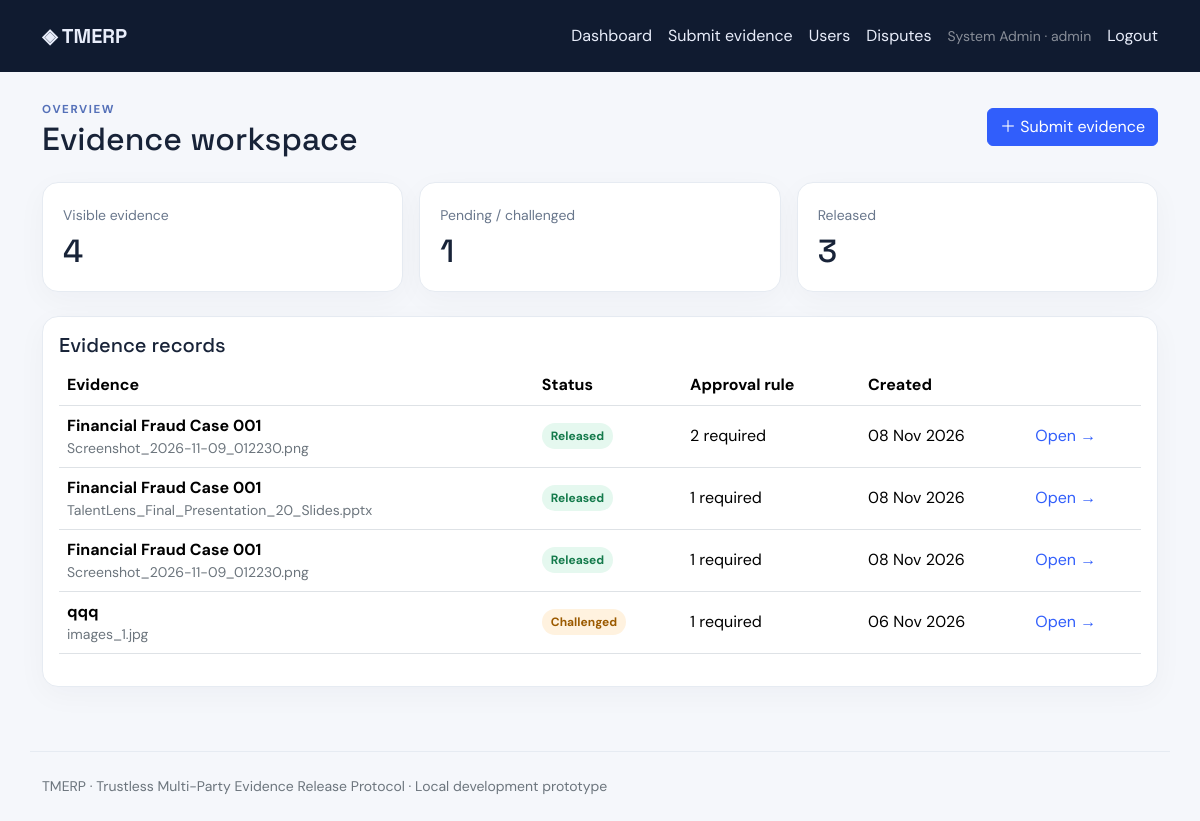
The page /dashboard (signed in) on the database its author committed.
### app.py (models this page shows, shortened)
class User(UserMixin, db.Model):
    id = db.Column(db.Integer, primary_key=True)
    name = db.Column(db.String(100), nullable=False)
    email = db.Column(db.String(160), unique=True, nullable=False)
    password_hash = db.Column(db.String(255), nullable=False)
    role = db.Column(db.String(20), nullable=False, default="submitter")
    active = db.Column(db.Boolean, default=True)

class Evidence(db.Model):
    id = db.Column(db.Integer, primary_key=True)
    storage_id = db.Column(db.String(64), unique=True, nullable=False)
    title = db.Column(db.String(180), nullable=False)
    description = db.Column(db.Text, default="")
    original_filename = db.Column(db.String(255), nullable=False)
    file_size = db.Column(db.Integer, nullable=False)
    submitter_id = db.Column(db.Integer, db.ForeignKey("user.id"), nullable=False)
    threshold = db.Column(db.Integer, nullable=False, default=2)
    reviewer_ids = db.Column(db.Text, nullable=False, default="[]")
    part_hashes_json = db.Column(db.Text, nullable=False)
    merkle_root = db.Column(db.String(64), nullable=False)
    status = db.Column(db.String(30), default="under_review")
    created_at = db.Column(db.DateTime(timezone=True), default=now)
    released_at = db.Column(db.DateTime(timezone=True))

### app.py (the view)
@app.route("/dashboard")
@login_required
def dashboard():
    if current_user.role == "admin":
        items = Evidence.query.order_by(Evidence.created_at.desc()).all()
    else:
        items = Evidence.query.filter(
            (Evidence.submitter_id == current_user.id) |
            (Evidence.reviewer_ids.like(f'%{current_user.id}%'))
        ).order_by(Evidence.created_at.desc()).all()
        items = [x for x in items if can_view(x)]
    pending = sum(1 for x in items if x.status in ("under_review", "challenged"))
    released = sum(1 for x in items if x.status == "released")
    return render_template("dashboard.html", items=items, pending=pending, released=released)

### app.py (called while the page is built)
@login_manager.user_loader
def load_user(user_id): return db.session.get(User, int(user_id))

### templates/dashboard.html
{% extends "base.html" %}{% block content %}<div class="d-flex justify-content-between align-items-center mb-4"><div><span class="eyebrow">OVERVIEW</span><h2 class="mb-0">Evidence workspace</h2></div><a class="btn btn-primary" href="{{ url_for('new_evidence') }}">＋ Submit evidence</a></div><div class="row g-3 mb-4"><div class="col-md-4"><div class="stat"><small>Visible evidence</small><h2>{{ items|length }}</h2></div></div><div class="col-md-4"><div class="stat"><small>Pending / challenged</small><h2>{{ pending }}</h2></div></div><div class="col-md-4"><div class="stat"><small>Released</small><h2>{{ released }}</h2></div></div></div><div class="panel p-3"><h5>Evidence records</h5>{% if items %}<div class="table-responsive"><table class="table align-middle"><thead><tr><th>Evidence</th><th>Status</th><th>Approval rule</th><th>Created</th><th></th></tr></thead><tbody>{% for item in items %}<tr><td><strong>{{ item.title }}</strong><div class="small text-secondary">{{ item.original_filename }}</div></td><td><span class="status {{ item.status }}">{{ item.status|replace('_',' ') }}</span></td><td>{{ item.threshold }} required</td><td>{{ item.created_at.strftime('%d %b %Y') if item.created_at else '' }}</td><td><a href="{{ url_for('evidence_detail',eid=item.id) }}">Open →</a></td></tr>{% endfor %}</tbody></table></div>{% else %}<p class="text-secondary">No evidence records yet. Submit the first one.</p>{% endif %}</div>{% endblock %}

### templates/base.html (shortened to what this page needs)
<!doctype html>
<html lang="en"><head><meta charset="utf-8"><meta name="viewport" content="width=device-width,initial-scale=1">
<title>{% block title %}TMERP{% endblock %}</title><link href="https://cdn.jsdelivr.net/npm/bootstrap@5.3.3/dist/css/bootstrap.min.css" rel="stylesheet"><link href="{{ url_for('static', filename='style.css') }}" rel="stylesheet"></head>
<body><nav class="navbar navbar-expand-lg navbar-dark"><div class="container"><a class="navbar-brand fw-bold" href="{{ url_for('index') }}">◈ TMERP</a><div class="d-flex gap-3 align-items-center">{% if current_user.is_authenticated %}<a href="{{ url_for('dashboard') }}">Dashboard</a><a href="{{ url_for('new_evidence') }}">Submit evidence</a>{% if current_user.role == 'admin' %}<a href="{{ url_for('admin_users') }}">Users</a><a href="{{ url_for('admin_disputes') }}">Disputes</a>{% endif %}<span class="small text-white-50">{{ current_user.name }} · {{ current_user.role }}</span><a href="{{ url_for('logout') }}">Logout</a>{% else %}<a href="{{ url_for('login') }}">Login</a><a href="{{ url_for('register') }}">Register</a>{% endif %}</div></div></nav>
<main class="container py-4">{% block content %}{% endblock %}</main>
<footer class="container py-4 text-secondary small">TMERP · Trustless Multi-Party Evidence Release Protocol · Local development prototype</footer></body></html>

### static/style.css (style rules this page uses)
:root { --ink:#182338;--muted:#69778c;--line:#e6ebf2;--blue:#315efb }
body { background:#f5f7fb;color:var(--ink);font-family:'DM Sans',sans-serif }
h1,h2,h3,h4,h5,.navbar-brand { font-family:'Space Grotesk',sans-serif }
a { color:var(--blue);text-decoration:none }
.navbar { background:#101b30;padding:16px 0 }
.navbar a { color:#e8edfa }
.eyebrow { font-size:.72rem;font-weight:700;letter-spacing:.14em;color:#5470b8 }
.panel,.stat { background:#fff;border:1px solid var(--line);border-radius:16px;box-shadow:0 8px 30px rgba(22,39,70,.035) }
.stat { padding:20px }
.stat small { color:var(--muted) }
.stat h2 { margin:5px 0 0;font-size:2rem }
.btn-primary { background:var(--blue);border-color:var(--blue) }
.status { display:inline-block;padding:4px 9px;border-radius:99px;background:#edf1f7;color:#4d5c72;font-size:.75rem;font-weight:700;text-transform:capitalize }
.status.released,.status.approve,.status.resolved { background:#e5f8ef;color:#147a4b }
.status.challenged,.status.open,.status.reject { background:#fff2df;color:#9b5a00 }
footer { border-top:1px solid var(--line);margin-top:40px }

### rows shown on the page
User: name "System Admin", role "admin"
Evidence: title "Financial Fraud Case 001", original_filename "Screenshot_2026-11-09_012230.png", status "Released", threshold "2", created_at "08 Nov 2026"
Evidence: title "Financial Fraud Case 001", original_filename "TalentLens_Final_Presentation_20_Slides.pptx", status "Released", threshold "1", created_at "08 Nov 2026"
Evidence: title "Financial Fraud Case 001", original_filename "Screenshot_2026-11-09_012230.png", status "Released", threshold "1", created_at "08 Nov 2026"
Evidence: title "qqq", original_filename "images_1.jpg", status "Challenged", threshold "1", created_at "06 Nov 2026"

### other values the page prints
{{ items|length }} "4"
{{ pending }} "1"
{{ released }} "3"
